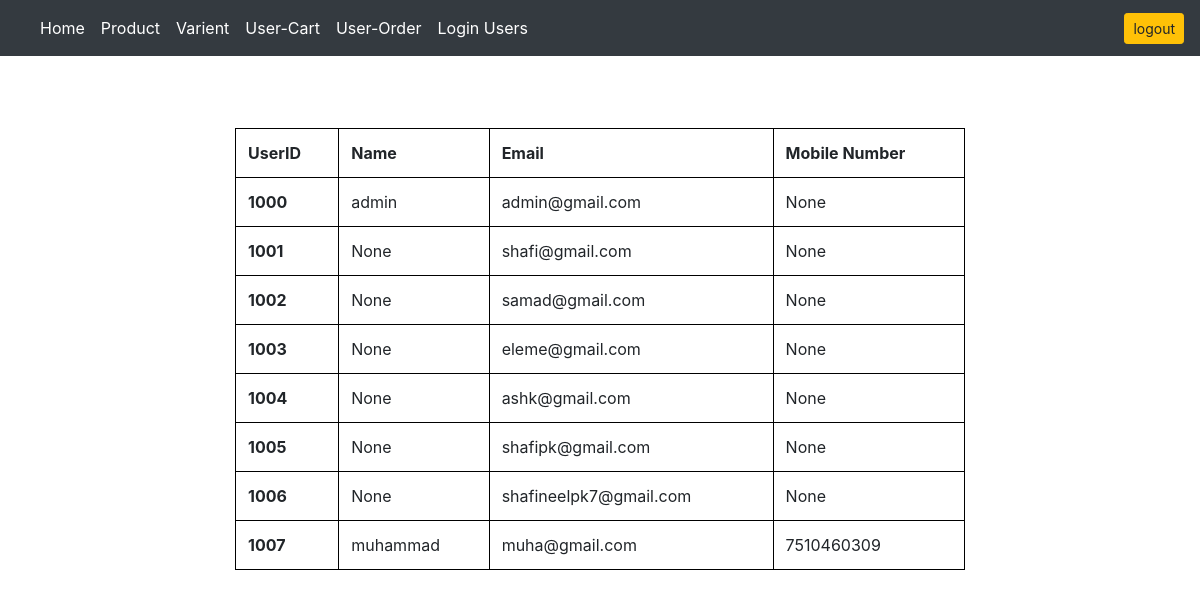
Screenshot of /profileviewsss/ (signed in) with the database file from the repository.
### app/models.py (models this page shows, shortened)
class Users(AbstractBaseUser, PermissionsMixin):
    name = models.CharField(max_length=100, null=True, blank=True)
    image = models.ImageField(null=True, blank=True)
    email = models.EmailField(max_length=100, null=True, unique=True, blank=True)
    phone_number = models.CharField(max_length=100, null=True, blank=True)
    password = models.CharField(max_length=128, null=True, blank=True)
    is_staff = models.BooleanField(default=False)
    is_superuser = models.BooleanField(default=False)
    is_active = models.BooleanField(default=True)  # Add this field
    is_anonymous = models.BooleanField(default=False, null=True, blank=True)
    USERNAME_FIELD = 'email'  # specify the username field
    REQUIRED_FIELDS = ['name', ]
    objects = MyUserManager()
    @property
    def is_authenticated(self):
        return True if self.pk else False
    @property
    def is_anonymous(self):
        return False

### app/views.py (the view)
# urls.py: path('profileviewsss/', views.ProfileView, name='dashUserprofile'),
@login_required(login_url='login')
def ProfileView(request):
    print("hey user")
    model = Users.objects.all()
    context = {'userss':model}
    return render(request,'user profile.html',context)

### app/templates/user profile.html
{% extends 'main.html' %}
{% load static %}
{% block content %}
<div class="row mt-5">
    <div class="col-2"></div>
    <div class="col-8">
        <table class="table" style="border-collapse: collapse; border: 1px solid black;">
  <thead>
    <tr>
      <th scope="col" style="border: 1px solid black;">UserID</th>
      <th scope="col" style="border: 1px solid black;">Name</th>
      <th scope="col" style="border: 1px solid black;">Email</th>
      <th scope="col" style="border: 1px solid black;">Mobile Number</th>
    </tr>
  </thead>
  <tbody>
   {% for user in userss %}
    <tr style="border: 1px solid black;">
      <th scope="row" style="border: 1px solid black;">{{ forloop.counter|add:"+999" }}</th>
      <td style="border: 1px solid black;">{{user.name}}</td>
      <td style="border: 1px solid black;">{{user.email}}</td>
      <td style="border: 1px solid black;">{{user.phone_number}}</td>
    </tr>
 {%endfor%}
  </tbody>
</table>
    </div>
    <div class="col-2"></div>
</div>
{% endblock%}

### static/css/main.css (style rules this page uses)
body { background-color: hsl(0, 0%, 98%); }

### rows the page displays
Users: name "admin", email "admin@gmail.com", phone_number "None"
Users: name "None", email "shafi@gmail.com", phone_number "None"
Users: name "None", email "samad@gmail.com", phone_number "None"
Users: name "None", email "eleme@gmail.com", phone_number "None"
Users: name "None", email "ashk@gmail.com", phone_number "None"
Users: name "None", email "shafipk@gmail.com", phone_number "None"
Users: name "None", email "shafineelpk7@gmail.com", phone_number "None"
Users: name "muhammad", email "muha@gmail.com", phone_number "7510460309"
